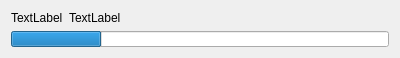
<?xml version="1.0" encoding="UTF-8"?>
<ui version="4.0">
 <class>loadingWidget</class>
 <widget class="QWidget" name="loadingWidget">
  <property name="geometry">
   <rect>
    <x>0</x>
    <y>0</y>
    <width>400</width>
    <height>52</height>
   </rect>
  </property>
  <property name="windowTitle">
   <string>LIDL Loading</string>
  </property>
  <layout class="QGridLayout" name="gridLayout">
   <item row="0" column="0">
    <widget class="QLabel" name="image">
     <property name="text">
      <string>TextLabel</string>
     </property>
    </widget>
   </item>
   <item row="0" column="1">
    <widget class="QLabel" name="label">
     <property name="sizePolicy">
      <sizepolicy hsizetype="Expanding" vsizetype="Maximum">
       <horstretch>0</horstretch>
       <verstretch>0</verstretch>
      </sizepolicy>
     </property>
     <property name="text">
      <string>TextLabel</string>
     </property>
    </widget>
   </item>
   <item row="1" column="0" colspan="2">
    <widget class="QProgressBar" name="progressBar">
     <property name="sizePolicy">
      <sizepolicy hsizetype="Expanding" vsizetype="Maximum">
       <horstretch>0</horstretch>
       <verstretch>0</verstretch>
      </sizepolicy>
     </property>
     <property name="autoFillBackground">
      <bool>false</bool>
     </property>
     <property name="value">
      <number>24</number>
     </property>
     <property name="textVisible">
      <bool>false</bool>
     </property>
     <property name="invertedAppearance">
      <bool>false</bool>
     </property>
     <property name="textDirection">
      <enum>QProgressBar::TopToBottom</enum>
     </property>
    </widget>
   </item>
  </layout>
 </widget>
 <resources/>
 <connections/>
</ui>
